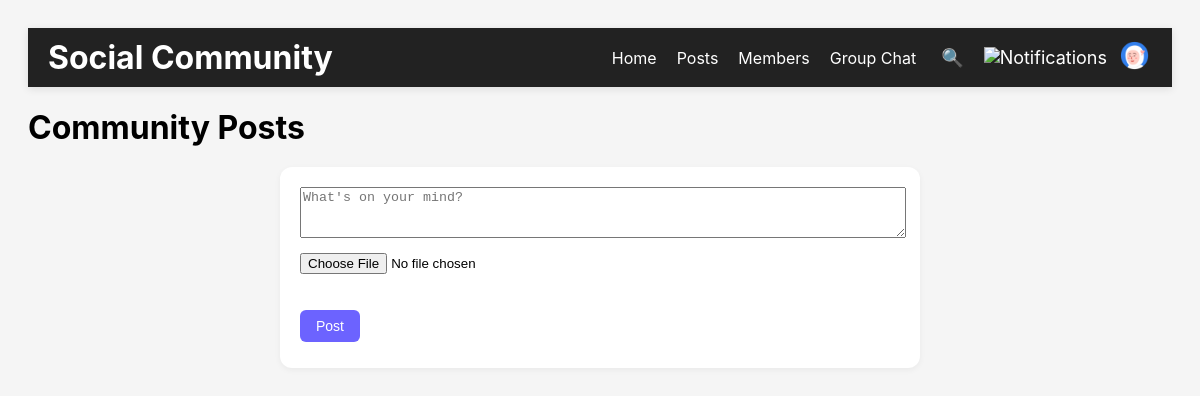
The app's page /posts/ (signed in), older data.
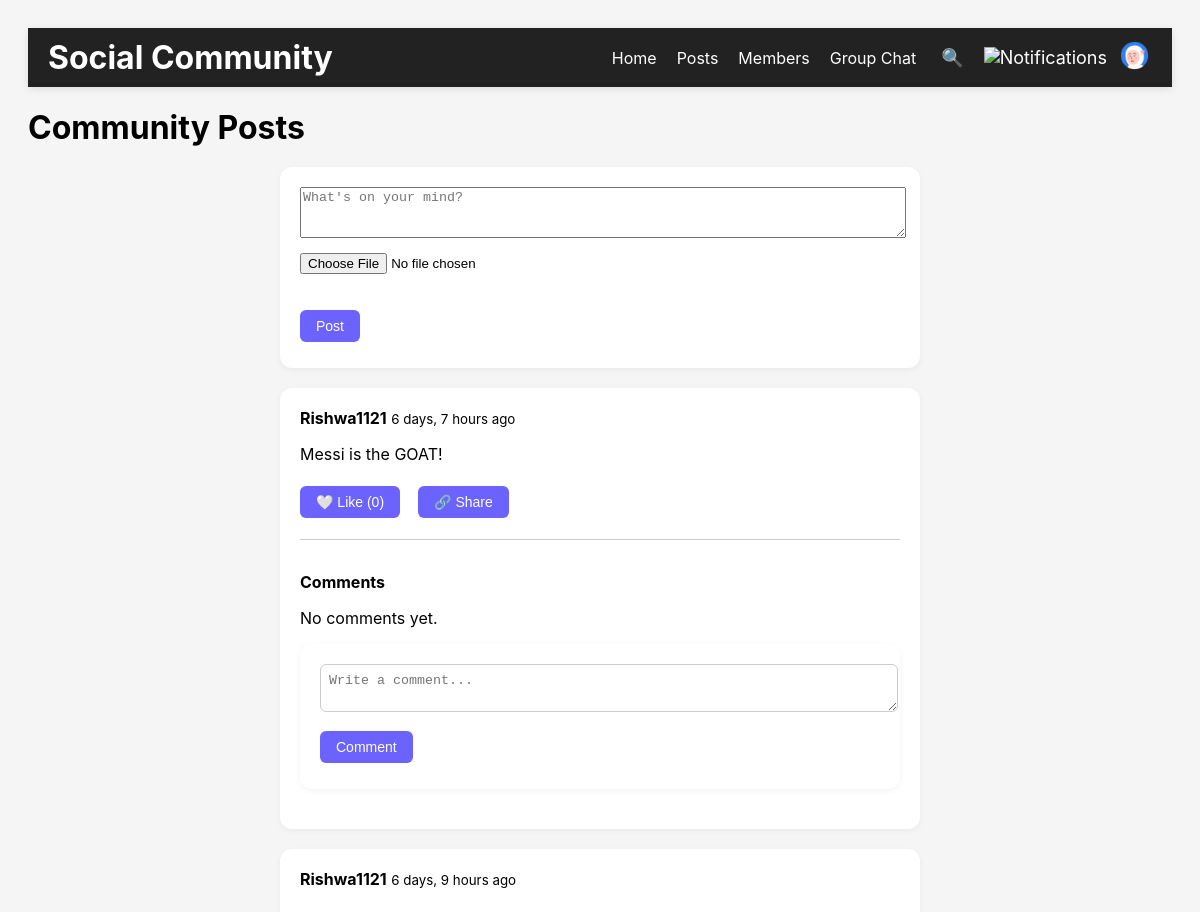
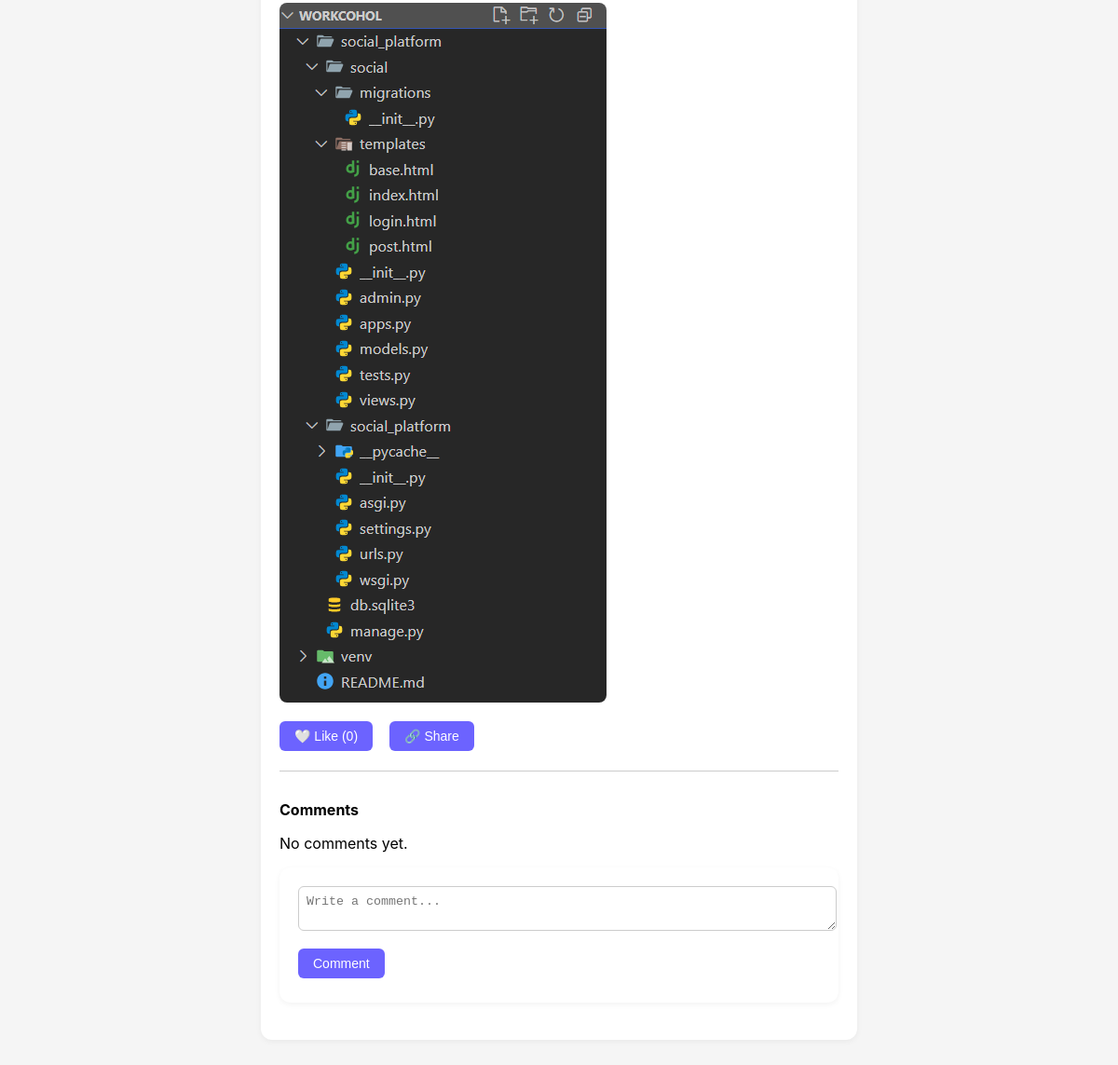
The same page, newer data (2 pictures, top to bottom).
### social/models.py (models this page shows, shortened)
class Post(models.Model):
    user = models.ForeignKey(User, on_delete=models.CASCADE)
    content = models.TextField()
    image = models.ImageField(upload_to='posts/', blank=True, null=True)
    created_at = models.DateTimeField(auto_now_add=True)

### social/views.py (the view)
# urls.py: path('posts/', views.posts_page, name='all_posts'),
@login_required
def posts_page(request):
    if request.method == 'POST':
        content = request.POST.get('content')
        image = request.FILES.get('image')
        if content or image:
            Post.objects.create(user=request.user, content=content, image=image)
        return redirect('all_posts')
    posts = Post.objects.all().order_by('-created_at')
    return render(request, 'posts.html', {'posts': posts})

### social/context_processors.py (called while the page is built)
def unread_notification_count(request):
    if request.user.is_authenticated:
        count = Notification.objects.filter(user=request.user, is_read=False).count()
    else:
        count = 0
    return {'unread_notification_count': count}

### social/templates/posts.html (shortened to what this page needs)
{% extends 'base.html' %}
{% load humanize %}
{% load static %}
{% block content %}
<h1>Community Posts</h1>
<div class="post-form">
    <form method="POST" enctype="multipart/form-data">
        <textarea name="content" placeholder="What's on your mind?" rows="3" required></textarea><br>
        <input type="file" name="image"><br><br>
        <button class="btn" type="submit">Post</button>
    </form>
</div>
{% for post in posts %}
    <div class="post" id="post{{ post.id }}">
        <strong>{{ post.user.username }}</strong> <small>{{ post.created_at|naturaltime }}</small>
        <p>{{ post.content }}</p>
        {% if post.image %}
            <img src="{{ post.image.url }}" alt="Post Image">
        {% endif %}
        <div class="like-share">
            <form method="POST" action="{% url 'like_post' post.id %}#post{{ post.id }}">
                <button class="btn" type="submit">
                    {% if request.user in post.likes.all %}
                        ❤️ Liked ({{ post.likes.count }})
                    {% else %}
                        🤍 Like ({{ post.likes.count }})
                    {% endif %}
                </button>
            </form>
            <button class="btn" onclick="navigator.clipboard.writeText(window.location.href + '#post{{ post.id }}')">🔗 Share</button>
        </div>
        <div class="comments">
            <h4>Comments</h4>
            {% for comment in post.comments.all %}
                <p><strong>{{ comment.user.username }}</strong>: {{ comment.text }}</p>
            {% empty %}
                <p>No comments yet.</p>
            {% endfor %}
            <div class="comment-box">
                <form method="POST" action="{% url 'comment_post' post.id %}#post{{ post.id }}">
                    <textarea name="comment" rows="2" placeholder="Write a comment..."></textarea><br>
                    <button class="btn" type="submit">Comment</button>
                </form>
            </div>
        </div>
    </div>
{% endfor %}
{% endblock %}

Row changes from the older to the newer data that the page shows:
added Post: user.username "Rishwa1121", created_at "6 days, 7 hours ago", content "Messi is the GOAT!", likes.count "0"
added Post: user.username "Rishwa1121", created_at "6 days, 9 hours ago", image (picture), likes.count "0"
